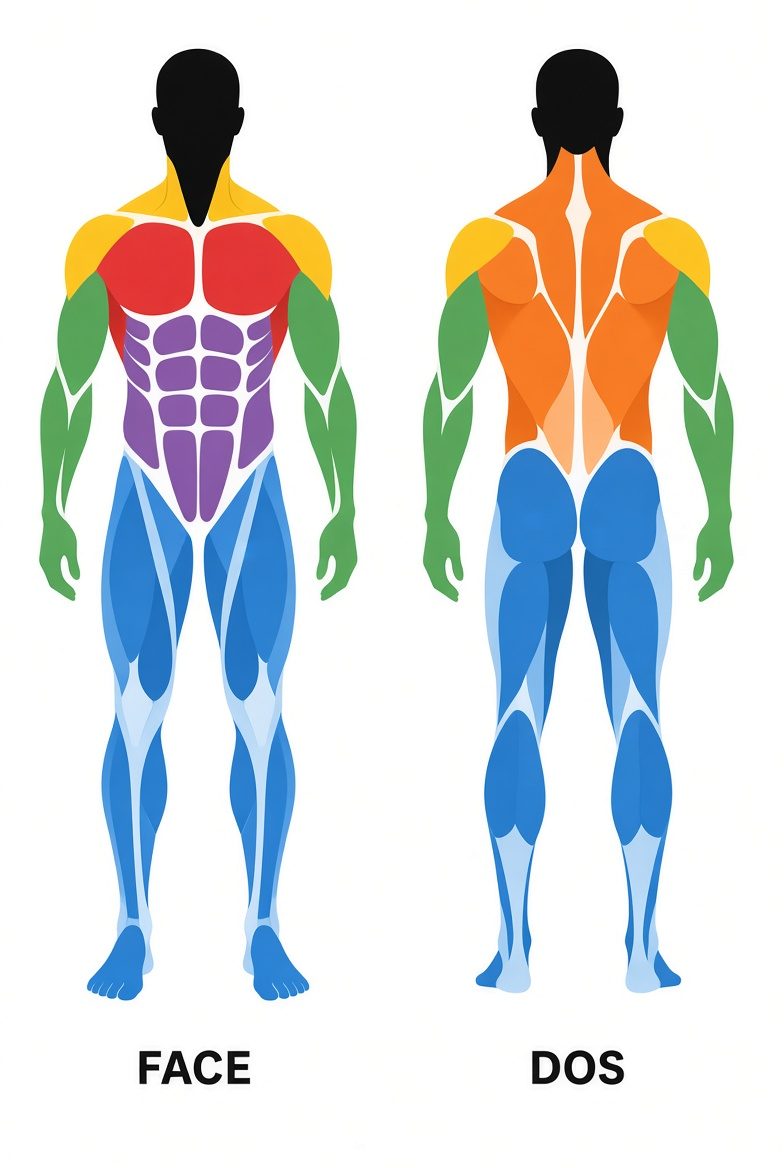
#> input picture tools/planche-silhouette.jpg, 784 x 1168 px, found by its file name
$ python tracer.py
#> lines starting #> are read from the running program, lines starting #| are printed output that depends on the picture; after the words box and inside, x2 and y2 are one past the last pixel; in counts of white or black regions, pixels touching at a corner belong together
# Vectorise la planche de reference de Raci : chaque aplat devient des
# chemins SVG. Aucun trace a la main — c'est un decalque.
import numpy as np, cv2, json
from PIL import Image

# Deux planches, deux palettes : le rendu de chacune a ses teintes
# propres. On garde donc un jeu par modele plutot qu'une moyenne, qui
# ferait glisser des pixels d'un groupe a l'autre.
PAL_H = [(254,254,253),(16,16,15),(250,194,37),(222,54,52),(136,91,164),
         (90,164,91),(43,125,203),(100,165,224),(181,215,242),(242,121,37),(248,184,127)]
PAL_F = [(254,254,254),(27,26,26),(246,195,58),(213,67,68),(134,104,172),
         (114,167,107),(80,139,198),(80,139,198),(185,207,210),(238,130,58),(238,130,58)]
PAL = PAL_H
FOND,TETE,JAUNE,ROUGE,VIOLET,VERT,BLEU,BLEUM,BLEUC,ORANGE,ORANGEC = range(11)
cols = np.array(PAL, dtype=np.int32)

# Usage : python3 tools/tracer.py <planche.jpg> [sortie.js]
# Ecrit app-v2/src/data/silhouette.js. La planche attendue est la
# reference de Raci : deux figures cote a cote (face puis dos), en
# aplats de couleur, sur fond blanc, legendes en bas.
import sys, os
PLANCHE = sys.argv[1] if len(sys.argv) > 1 else 'tools/planche-silhouette.jpg'
SORTIE = sys.argv[2] if len(sys.argv) > 2 else 'app-v2/src/data/silhouette.js'
FEMME = '-f' in PLANCHE
if FEMME:
    PAL = PAL_F
    cols = np.array(PAL, dtype=np.int32)
# Les legendes FACE / DOS sont en bas sur la planche masculine, en haut
# sur la feminine : on coupe du bon cote, sinon elles entrent dans le
# cadrage et ecrasent les proportions.
im = np.array(Image.open(PLANCHE).convert('RGB')).astype(np.int32)
im = im[110:] if FEMME else im[:1040]
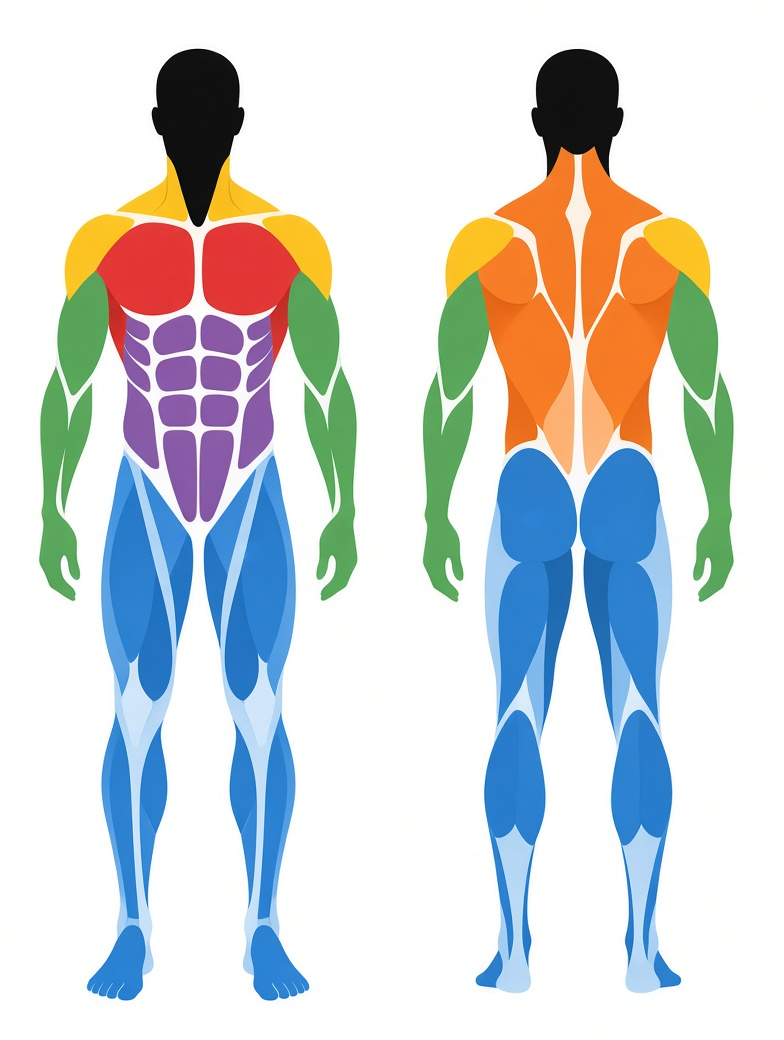
#> im: shape (1040, 784, 3) int32; mean R, G, B 209.5, 213.5, 213.9
q = ((im[:,:,None,:]-cols[None,None])**2).sum(3).argmin(2)
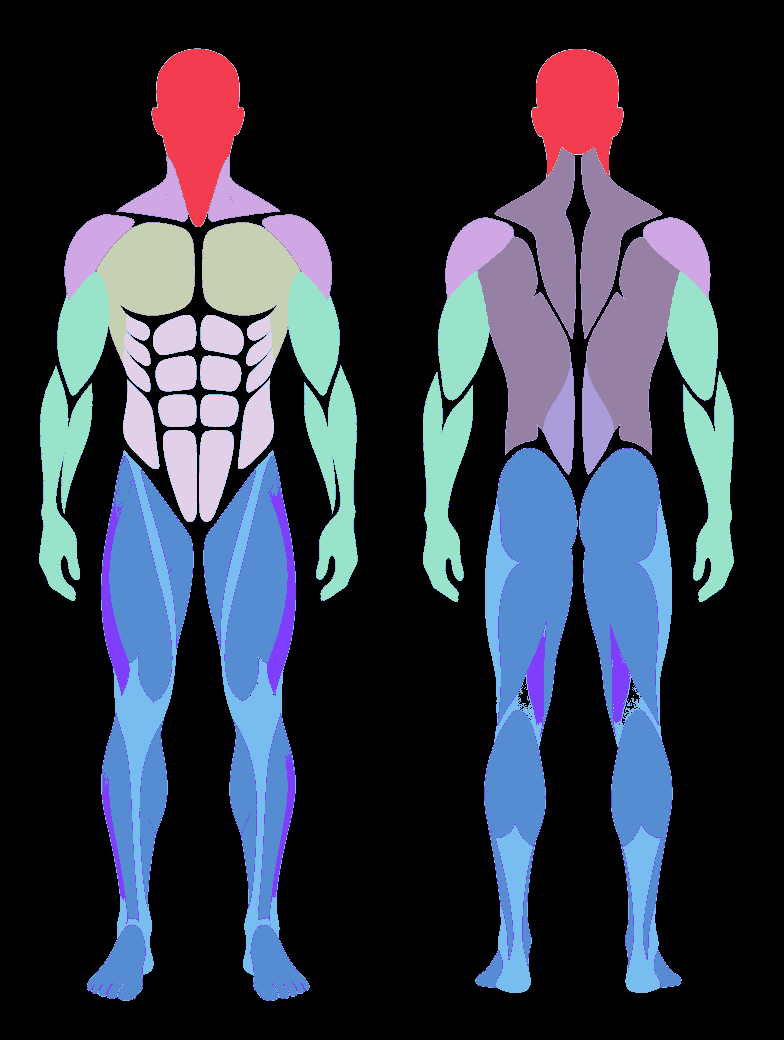
#> q: shape (1040, 784) int64; 11 distinct labels, from 0 to 10; one colour per label, 0 black
W = q.shape[1]
#> W = 784

def net(m, mini=100, doux=3):
    """bruit JPEG enleve, PUIS arrondi des bords : un flou gaussien
    reseuille transforme les angles en courbes. C'est ce qui donne le
    volume organique aux bras et aux jambes."""
    m = (m.astype(np.uint8))*255
    k = cv2.getStructuringElement(cv2.MORPH_ELLIPSE,(5,5))
    m = cv2.morphologyEx(m, cv2.MORPH_OPEN, k)
    m = cv2.morphologyEx(m, cv2.MORPH_CLOSE, k)
    n,lab,st,_ = cv2.connectedComponentsWithStats(m, 8)
    out = np.zeros_like(m)
    for i in range(1,n):
        if st[i,cv2.CC_STAT_AREA] >= mini: out[lab==i] = 255
    out = cv2.GaussianBlur(out, (doux|1, doux|1), 0)
    # seuil a 127 : le flou arrondit les angles SANS eroder la piece,
    # donc la silhouette garde l'epaisseur exacte de la planche.
    return ((out > 127) * 255).astype(np.uint8)

def chaikin(p, n=2):
    """coupe les angles du polygone : chaque sommet devient deux points
    rapproches. Deux passes suffisent a supprimer l'aspect facette."""
    for _ in range(n):
        q=[]
        for i in range(len(p)):
            a,b = p[i], p[(i+1)%len(p)]
            q.append((0.75*a[0]+0.25*b[0], 0.75*a[1]+0.25*b[1]))
            q.append((0.25*a[0]+0.75*b[0], 0.25*a[1]+0.75*b[1]))
        p=q
    return p

def decimer(p, pas=2.4):
    """Chaikin quadruple le nombre de points ; on en retire l'exces.
    Les courbes de Bezier reconstituent le galbe entre deux points
    espaces, donc en garder un tous les 1,6 unites suffit — et divise
    le poids du fichier par pres de dix."""
    out=[p[0]]
    for q in p[1:]:
        a,b = out[-1]
        if (q[0]-a)**2 + (q[1]-b)**2 >= pas*pas: out.append(q)
    if len(out) < 4: return p
    return out

def bez(pts):
    n=len(pts); d=f"M{pts[0][0]:.1f} {pts[0][1]:.1f}"
    for i in range(n):
        p0,p1,p2,p3 = pts[(i-1)%n],pts[i],pts[(i+1)%n],pts[(i+2)%n]
        c1=(p1[0]+(p2[0]-p0[0])/6, p1[1]+(p2[1]-p0[1])/6)
        c2=(p2[0]-(p3[0]-p1[0])/6, p2[1]-(p3[1]-p1[1])/6)
        d+=f" C{c1[0]:.1f} {c1[1]:.1f} {c2[0]:.1f} {c2[1]:.1f} {p2[0]:.1f} {p2[1]:.1f}"
    return d+"Z"

res={}
for vue,(x0,x1) in {'face':(0,W//2),'dos':(W//2,W)}.items():
    s = q[:, x0:x1]
    corps = net(s!=FOND, 3000, 3)
    ys,xs = np.where(corps>0)
    bx0,bx1,by0,by1 = xs.min(),xs.max(),ys.min(),ys.max()
    ech = min(114/(bx1-bx0), 294/(by1-by0))
    ox, oy = 60-(bx0+bx1)/2*ech, 3-by0*ech
    cx = (bx0+bx1)/2

    # reperes anatomiques mesures sur le masque, pas devines
    vert = net(s==VERT, 120, 3)
    yv = np.where(vert.any(1))[0]
    coude = yv.min() + int(0.50*(yv.max()-yv.min()))
    orange = net((s==ORANGE)|(s==ORANGEC))
    if orange.any():
        yo = np.where(orange.any(1))[0]
        bas_trap = yo.min() + int(0.27*(yo.max()-yo.min()))

    def coupe(mask, y, sens, amp=26):
        """decoupe le long d'un arc, pas d'une ligne droite : une coupe
        horizontale se lit comme une cassure nette sur un membre rond."""
        h,w = mask.shape
        xs = np.arange(w)
        front = y + amp*np.cos(np.pi*(xs-cx)/max(w*0.5,1))
        yy = np.arange(h)[:,None]
        garde = (yy <= front[None,:]+4) if sens=='haut' else (yy >= front[None,:]-4)
        return (mask * garde).astype(np.uint8)

    def sortir(mask, groupe, ton='plein', out=None):
        cs,_ = cv2.findContours(mask, cv2.RETR_EXTERNAL, cv2.CHAIN_APPROX_NONE)
        for c in cs:
            if cv2.contourArea(c) < 55: continue
            p = cv2.approxPolyDP(c, 0.0016*cv2.arcLength(c,True), True).reshape(-1,2).astype(float)
            if len(p) < 4: continue
            pts = decimer(chaikin([(x*ech+ox, y*ech+oy) for x,y in p]))
            out.append({'g':groupe,'t':ton,'d':bez(pts)})

    ch=[]
    # tete
    sortir(net(s==TETE, 2000), 'tete','plein', ch)
    # jaune : pres du cou = trapezes, sur l'epaule = epaules
    mj = net(s==JAUNE)
    n,lab,st,cen = cv2.connectedComponentsWithStats(mj,8)
    for i in range(1,n):
        if st[i,cv2.CC_STAT_AREA] < 260: continue
        g = 'trapezes' if abs(cen[i][0]-cx) < 0.16*(bx1-bx0) else 'epaules'
        sortir((lab==i).astype(np.uint8)*255, g,'plein', ch)
    sortir(net(s==ROUGE), 'pecs','plein', ch)
    sortir(net(s==VIOLET, 120, 3), 'abdos','plein', ch)
    # bras : coupe au coude
    haut = coupe(vert, coude, 'haut', 9)
    bas  = coupe(vert, coude, 'bas', 9)
    sortir(haut, 'biceps' if vue=='face' else 'triceps','plein', ch)
    sortir(bas, 'avantBras','plein', ch)
    # dos : coupe entre trapezes et dorsaux
    if orange.any():
        for src,ton in ((net(s==ORANGE),'plein'), (net(s==ORANGEC),'clair')):
            h = coupe(src, bas_trap, 'haut', 14)
            b = coupe(src, bas_trap, 'bas', 14)
            sortir(h,'trapezes',ton, ch); sortir(b,'dos',ton, ch)
    # --- jambes ---------------------------------------------------
    # Pas de coupe au genou : c'est elle qui creait la fente et l'effet
    # articulation. On soude les entailles fines du tibia (ce sont elles
    # qui dessinaient un os) et on lisse, sans separer les masses.
    def souder(m, k=9):
        m=(np.asarray(m).astype(np.uint8))*255 if m.dtype==bool else m
        return cv2.morphologyEx(m, cv2.MORPH_CLOSE,
               cv2.getStructuringElement(cv2.MORPH_ELLIPSE,(k,k)))
    # Sous la cheville, ni soudure ni lissage : c'est la que se
    # trouvent les orteils, et ils disparaissent au moindre flou.
    yj = np.where(net((s==BLEU)|(s==BLEUM)|(s==BLEUC),300,3).any(1))[0]
    cheville = yj.min() + int(0.90*(yj.max()-yj.min()))
    def zone(m, sens):
        m = (np.asarray(m).astype(np.uint8))*255 if m.dtype==bool else m.copy()
        m = m.copy()
        if sens=='haut': m[cheville+2:] = 0
        else: m[:cheville-2] = 0
        return m
    # Sous le genou, la bande claire est le tibia. La soudure la
    # gonflait : elle se lisait comme un os pose sur le mollet. On
    # l'amincit la, et seulement la — au-dessus du genou (vaste
    # interne, rotule) le clair garde sa taille d'origine.
    genou = yj.min() + int(0.505*(yj.max()-yj.min()))
    def tranche(m, y0, y1):
        m = (np.asarray(m).astype(np.uint8))*255 if m.dtype==bool else m.copy()
        out = np.zeros_like(m); out[y0:y1] = m[y0:y1]; return out
    def amincir(m, k=7):
        return cv2.erode(m, cv2.getStructuringElement(cv2.MORPH_ELLIPSE,(k,k)))

    plein = (s==BLEU)|(s==BLEUM)
    # Au-dessus du genou : les masses telles quelles.
    sortir(net(souder(tranche(plein, 0, genou+3), 7), 220, 5), 'jambes','plein', ch)
    # Entre genou et cheville : la jambe est pleine d'un bloc. Le clair
    # amincit ensuite le tibia PAR-DESSUS, il ne creuse plus un vide.
    tousbleus = (s==BLEU)|(s==BLEUM)|(s==BLEUC)
    sortir(net(souder(tranche(tousbleus, genou-3, cheville+2), 11), 220, 5),
           'jambes','plein', ch)
    sortir(net(tranche(plein, cheville-2, 10**4), 90, 3), 'jambes','plein', ch)

    cl = (np.asarray(s==BLEUC).astype(np.uint8))*255
    haut_genou = tranche(cl, 0, genou+3)
    tibia = amincir(tranche(cl, genou-3, cheville+2), 5)
    pied = tranche(cl, cheville-2, cl.shape[0])
    sortir(net(souder(haut_genou, 7), 220, 5), 'jambes','clair', ch)
    sortir(net(tibia, 260, 7), 'jambes','clair', ch)
    sortir(net(pied, 90, 3), 'jambes','clair', ch)
    res[vue]=ch
    print(vue, len(ch), 'chemins · coude', coude)
#> this loop made 2 passes
#> (bx0, bx1, by0, by1, ech, ox) on pass 2: (31, 341, 49, 992, 0.312, 2.01)
#> (bx0, bx1, by0, by1, ech, ox, oy) on pass 1: (39, 357, 48, 1000, 0.309, -1.15, -11.82)
#| face 31 chemins · coude 436
#| dos 30 chemins · coude 436
#> pass 1, `s = q[:, x0:x1]`:
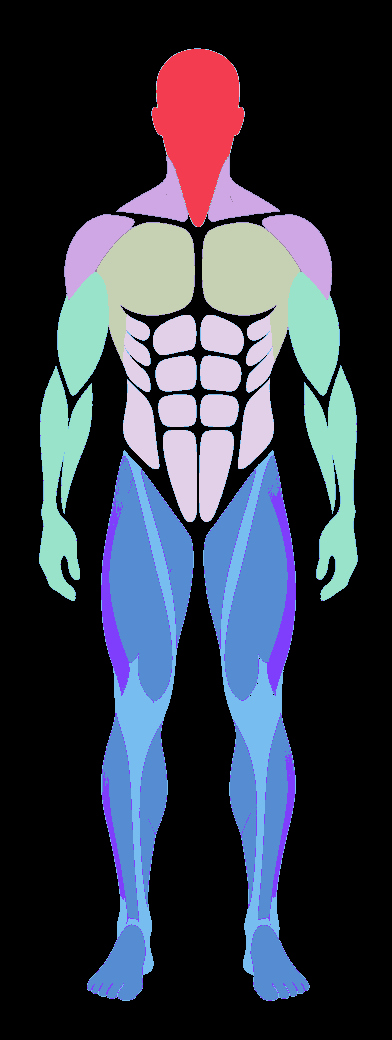
#> s: shape (1040, 392) int64; 11 distinct labels, from 0 to 10; one colour per label, 0 black
#> pass 1, in net, `m = cv2.morphologyEx(m, cv2.MORPH_CLOSE, k)`:
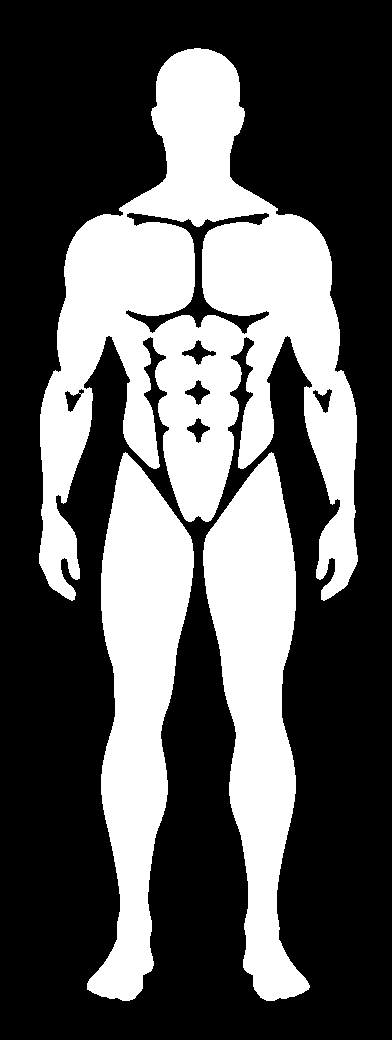
#> m: shape (1040, 392); 34.7% white; 3 white regions, box (x1, y1, x2, y2) and area: (39, 48, 358, 601) 79674, (87, 452, 194, 1001) 30884, (203, 452, 310, 1001) 30878
#> after the loop: b: shape (1040, 392); 0.98% white; 2 white regions, box (x1, y1, x2, y2) and area: (190, 372, 222, 473) 2009, (151, 371, 183, 473) 1984
#> after the loop: bas: shape (1040, 392); 2.5% white; 2 white regions, box (x1, y1, x2, y2) and area: (31, 425, 78, 602) 5142, (294, 425, 341, 602) 5124
#> after the loop: cl: shape (1040, 392); 3.7% white; 696 white regions (685 under 20 px), largest, box (x1, y1, x2, y2) and area: (231, 825, 269, 993) 3597, (103, 825, 141, 993) 3545, (222, 499, 280, 747) 3071
#> after the loop: h: shape (1040, 392); every value is 0
#> after the loop: haut: shape (1040, 392); 3.1% white; 2 white regions, box (x1, y1, x2, y2) and area: (31, 272, 98, 439) 6308, (275, 272, 341, 439) 6303
#> after the loop: haut_genou: shape (1040, 392); 1.7% white; 549 white regions (540 under 20 px), largest, box (x1, y1, x2, y2) and area: (93, 498, 128, 723) 2489, (245, 499, 280, 725) 2462, (222, 674, 266, 725) 422
#> after the loop: mj: shape (1040, 392); 1.3% white; 2 white regions, box (x1, y1, x2, y2) and area: (54, 218, 121, 295) 2769, (252, 218, 318, 294) 2709
#> after the loop: pied: shape (1040, 392); 0.73% white; 38 white regions (36 under 20 px), largest, box (x1, y1, x2, y2) and area: (233, 935, 268, 993) 1455, (104, 935, 139, 993) 1430
#> after the loop: plein: shape (1040, 392) bool; 11.9% white; 34 white regions (28 under 20 px), largest, box (x1, y1, x2, y2) and area: (188, 448, 268, 737) 16241, (105, 448, 185, 737) 16181, (92, 710, 154, 967) 7528, (219, 710, 280, 968) 7502, (84, 950, 111, 988) 521, (262, 951, 289, 988) 518
#> after the loop:
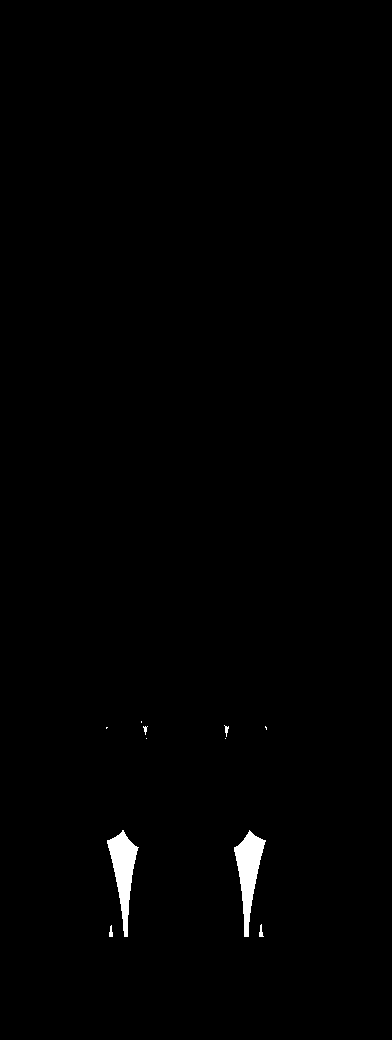
#> tibia: shape (1040, 392); 0.77% white; 11 white regions (5 under 20 px), largest, box (x1, y1, x2, y2) and area: (234, 830, 266, 937) 1526, (107, 830, 139, 937) 1488, (259, 924, 264, 937) 36, (109, 925, 113, 937) 33, (224, 725, 229, 737) 28, (143, 726, 148, 735) 22
#> after the loop:
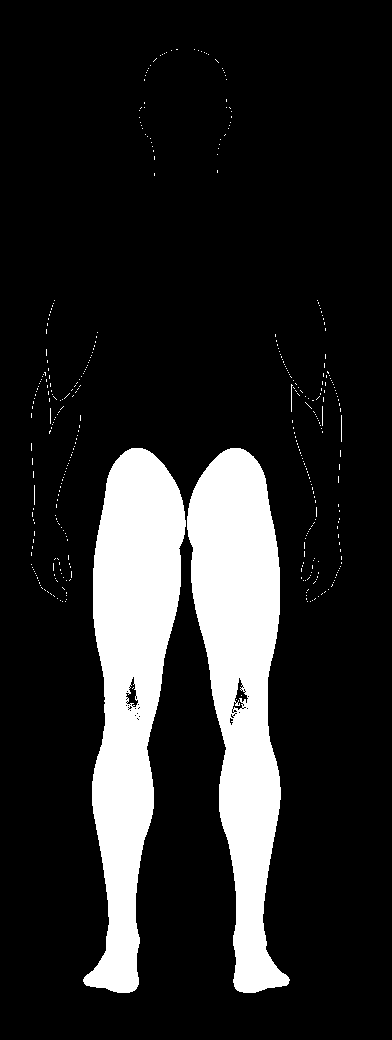
#> tousbleus: shape (1040, 392) bool; 15.6% white; 375 white regions (369 under 20 px), largest, box (x1, y1, x2, y2) and area: (187, 448, 290, 993) 31307, (83, 448, 186, 993) 31268, (291, 384, 293, 412) 29, (341, 415, 342, 442) 27, (322, 406, 323, 426) 20, (34, 485, 35, 505) 20
#> after the loop:
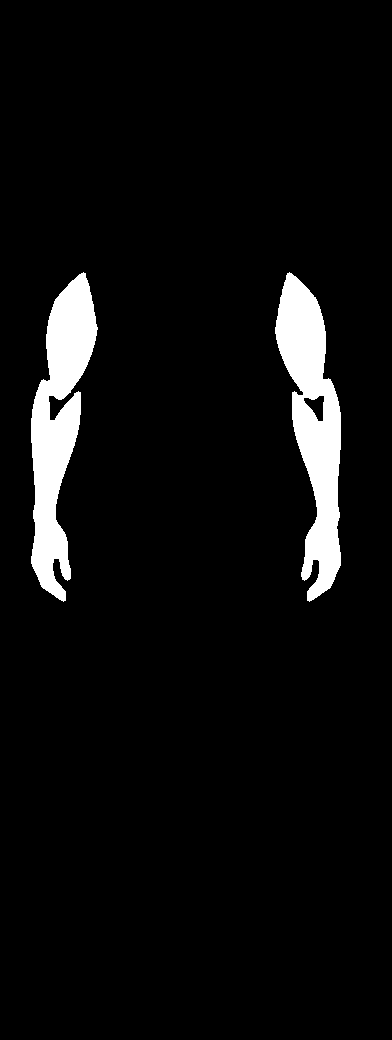
#> vert: shape (1040, 392); 5.4% white; 2 white regions, box (x1, y1, x2, y2) and area: (31, 272, 98, 602) 11079, (275, 272, 341, 602) 11061
#> after the loop, res = 2 items


# ---- ecriture du module JS ---------------------------------------
def bloc(v):
    return ',\n'.join("  { g: '%s', t: '%s', d: '%s' }" % (p['g'], p['t'], p['d'].replace("'", "\\'"))
                      for p in res[v])
entete = '''// Chemins de la silhouette — FICHIER GENERE, ne pas editer a la main.
//
// Produit par tools/tracer.py depuis la planche de reference de Raci :
// l'image est quantifiee en aplats de couleur, chaque aplat devient des
// contours, convertis en courbes de Bezier. La silhouette n'est donc pas
// dessinee au juge, c'est un decalque.
//
// Chaque chemin porte :
//   g = groupe musculaire, qui decide de sa couleur (ou 'tete')
//   t = 'plein' ou 'clair' — le ton clair marque le relief interne
//   d = le trace, dans un viewBox 120x300
//
// Trois decoupes ne viennent PAS de la planche, qui ne distingue que
// cinq zones la ou l'app en compte huit :
//   - le bras est coupe au pli du coude (biceps/triceps vs avant-bras)
//   - le haut du dos est separe des dorsaux (trapezes)
//   - au dos, l'avant-bras suit la couleur du groupe travaille

export const SILHOUETTE_FACE = [
%s
];

export const SILHOUETTE_DOS = [
%s
];
'''
open(SORTIE, 'w').write(entete % (bloc('face'), bloc('dos')))
print('ecrit', SORTIE)
